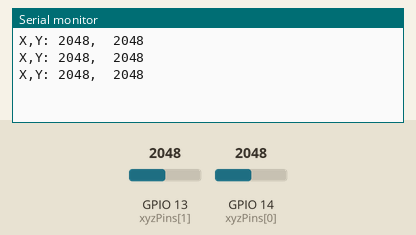
The sketch below on a simulated ESP32. Parts: the last lines printed to the serial monitor. Inputs (shaded band) come from the test bench; at power-on: GPIO 13 (xyzPins[1]) = 2048, GPIO 14 (xyzPins[0]) = 2048.

Above: at 1.3 s.
1.4 s: GPIO 13 (xyzPins[1]) set to 2866
At 1.9 s:
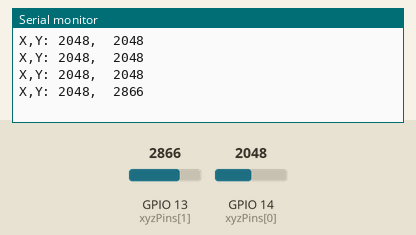
2.9 s: GPIO 14 (xyzPins[0]) set to 2866
At 3.4 s:
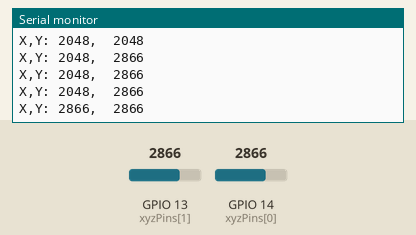
4.4 s: GPIO 13 (xyzPins[1]) set to 3603
At 4.9 s:
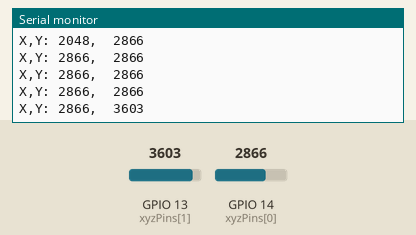
5.9 s: GPIO 14 (xyzPins[0]) set to 3603
At 6.4 s:
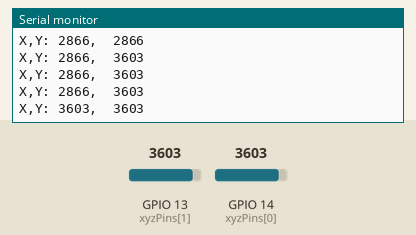
Timing chart, 0 to 8.4 s (numbered marks = the images above; inputs shaded):
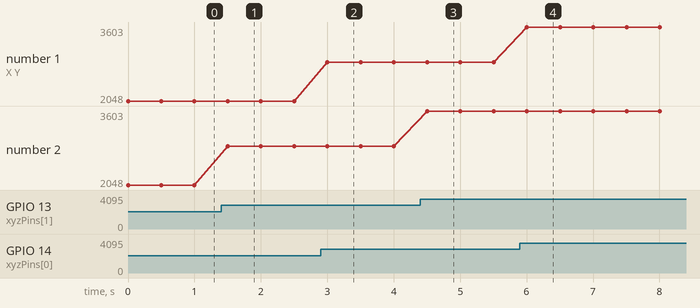

Measured:
- after the input at 1.4 s, the serial monitor: prints a new line after 0.10 s (image 1)
- after the input at 2.9 s, the serial monitor: prints a new line after 0.10 s (image 2)
- after the input at 4.4 s, the serial monitor: prints a new line after 0.10 s (image 3)
- after the input at 5.9 s, the serial monitor: prints a new line after 0.10 s (image 4)
- plotted number 2: 2048 → 2866 after the input at 1.4 s, 2866 → 3603 after the input at 4.4 s

The sketch:

13.1_Joystick.ino
```cpp
int xyzPins[] = {14, 13};   //x,y pins

void setup() {
  Serial.begin(115200);  // Initialize serial communication at 115200 baud rate
}

void loop() {
  int xVal = analogRead(xyzPins[0]);  // Read X-axis value
  int yVal = analogRead(xyzPins[1]);  // Read Y-axis value
  Serial.printf("X,Y: %d,\t%d\n", xVal, yVal);  // Print X and Y values
  delay(500);  // Wait for 500 milliseconds before next reading
}
```
